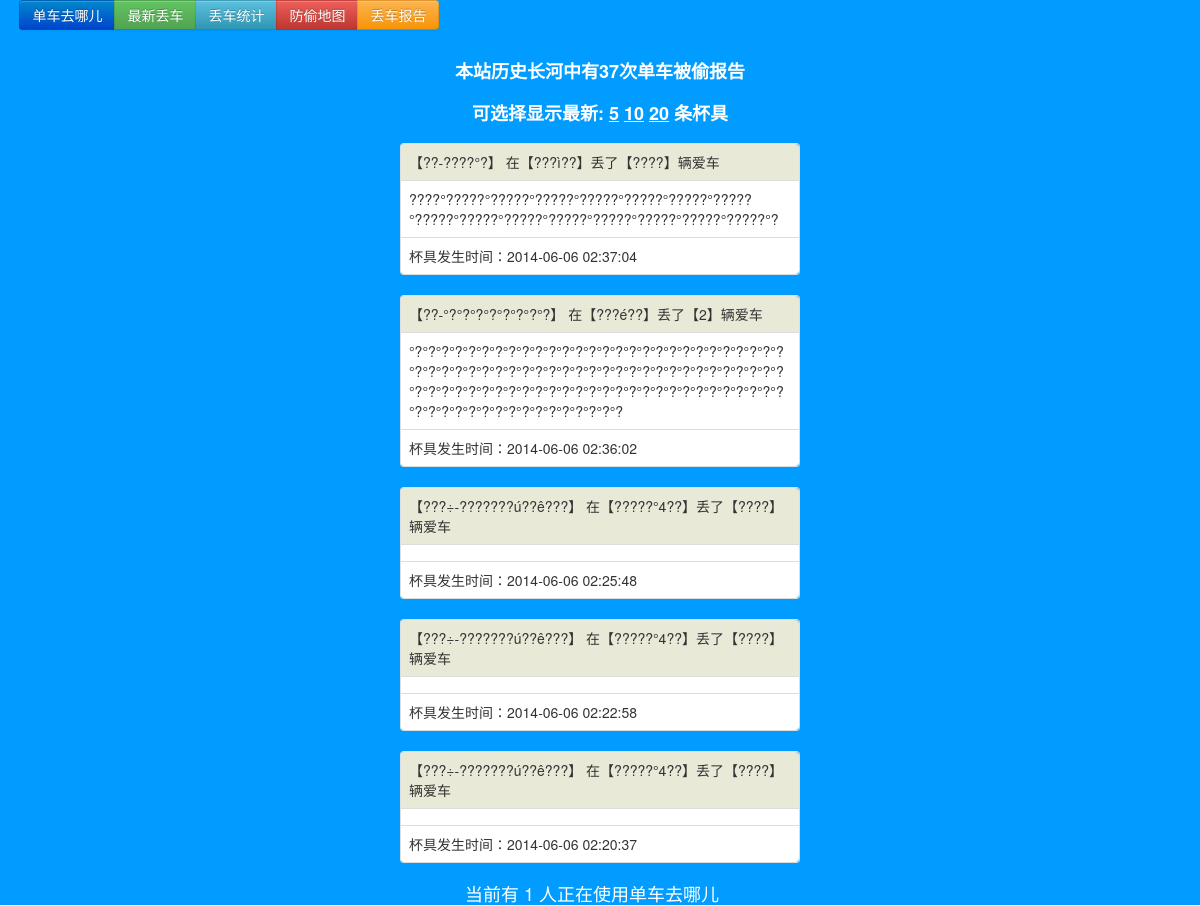
The app's page /zuixin.php with its own data.
### tables this page shows
CREATE TABLE danche (
  `name` text NOT NULL,
  sex text NOT NULL,
  tel text NOT NULL,
  num text NOT NULL,
  nali text NOT NULL,
  beiju text NOT NULL,
  `time` text NOT NULL,
  FULLTEXT KEY `name` (`name`),
  FULLTEXT KEY name_2 (`name`),
  FULLTEXT KEY sex (sex),
  FULLTEXT KEY tel (tel),
  FULLTEXT KEY name_3 (`name`),
  FULLTEXT KEY name_4 (`name`),
  FULLTEXT KEY sex_2 (sex),
  FULLTEXT KEY name_5 (`name`)
);

### zuixin.php (the view, shortened to what this page needs)
<!doctype html>
<html lang="en">
<head>
	<link rel="stylesheet" href="bootstrap\css\bootstrap.css" type="text/css" />
</head>
<body>
<?php
	$sql="SELECT name,sex,num,nali,beiju,time FROM danche ORDER BY time DESC";
	$result=mysql_query($sql);
	$num = mysql_num_rows($result);
  echo "
  <div style='background:#009cff; width:100%; height:100%;'>
  <div class=wodetop>&nbsp;&nbsp;&nbsp;&nbsp;
	<div class=\"btn-group\">
        <button type=\"button\" class=\"btn btn-primary\" onClick=\"location.href='index.php'\">单车去哪儿</button>
  		<button type=\"button\" class=\"btn btn-success\" onClick=\"location.href='zuixin.php'\">最新丢车</button>
  		<button type=\"button\" class=\"btn btn-info\" onClick=\"location.href='tongji.php'\">丢车统计</button>
  		<button type=\"button\" class=\"btn btn-danger\" onClick=\"location.href='ditu.php'\">防偷地图</button>
        	<button type=\"button\" class=\"btn btn-warning\" onClick=\"location.href='baogao.html'\">丢车报告</button>
	</div>
</div><br><br><br>";
  echo "<div class='weibojuzhong'><font color='#FFFFFF' size='+1'><center><b>本站历史长河中有".$num."次单车被偷报告<br><br>可选择显示最新:<A HREF=\"zuixin.php\"><font color='#FFFFFF'> <u>5</u> </font></A><A HREF=\"zuixin_10.php\"><font color='#FFFFFF'> <u>10</u> </font></A><A HREF=\"zuixin_20.php\"><font color='#FFFFFF'> <u>20</u> </font></A>条杯具</b></center></font><div><br>";
		for($i=0;$i<5;$i++) {
		    $Row = mysql_fetch_array($result);
		    echo "
			 <table class=\"table table-bordered\">
          <tr bgcolor=e9e9d8>
            <td width='300'>【$Row[1]-$Row[0]】 在【$Row[3]】丢了【$Row[2]】辆爱车</td>
          </tr>
		  <tr bgcolor=ffffff>
            <td width='300'>$Row[4]</td>
          </tr>
		  <tr bgcolor=ffffff>
            <td width='300'>杯具发生时间：$Row[5]</td>
          </tr>
      </table>";
		}
   $timeout = 30;
   $temp = array();
array_push($temp,getenv('REMOTE_ADDR').",".(time() + ($timeout))."\n");
   $users_online = count($temp);
echo "<font color='#FFFFFF' size='+1'>&nbsp;&nbsp;&nbsp;&nbsp;&nbsp;&nbsp;&nbsp;&nbsp;&nbsp;&nbsp;&nbsp;&nbsp;&nbsp当前有&nbsp".$users_online."&nbsp人正在使用单车去哪儿</font>";
?>
</body>
</html>

### records on screen
danche: sex "??", name "????°?", nali "???ì??", num "????", beiju "????°?????°?????°?????°?????°?????°?????°?????°?????°?????°?????°?????°?????°?????°?????°?????°?", time "2014-06-06 02:37:04"
danche: sex "??", name "°?°?°?°?°?°?°?°?", nali "???é??", num "2", beiju "°?°?°?°?°?°?°?°?°?°?°?°?°?°?°?°?°?°?°?°?°?°?°?°?°?°?°?°?°?°?°?°?°?°?°?°?°?°?°?°?°?°?°?°?°?°?°?°?°?°?°?°?°?°?°?°?°?°?°?°?°?°?°?°?°?°?°?°?°?°?°?°?°?°?°?°?°?°?°?°?°?°?°?°?°?°?°?°?°?°?°?°?°?°?°?°?°?°?°?°?", time "2014-06-06 02:36:02"
danche: sex "???÷", name "???????ú??ê???", nali "?????°4??", num "????", time "2014-06-06 02:25:48"
danche: sex "???÷", name "???????ú??ê???", nali "?????°4??", num "????", time "2014-06-06 02:22:58"
danche: sex "???÷", name "???????ú??ê???", nali "?????°4??", num "????", time "2014-06-06 02:20:37"

### other values on screen
$num "37"
$users_online "1"
